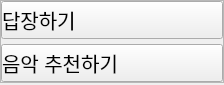
                     <widget class="QWidget" name="menuPage2">
                      <property name="geometry">
                       <rect>
                        <x>0</x>
                        <y>0</y>
                        <width>224</width>
                        <height>85</height>
                       </rect>
                      </property>
                      <property name="font">
                       <font>
                        <pointsize>9</pointsize>
                       </font>
                      </property>
                      <attribute name="label">
                       <string>음악 선물</string>
                      </attribute>
                      <layout class="QVBoxLayout" name="verticalLayout_107">
                       <property name="spacing">
                        <number>0</number>
                       </property>
                       <property name="leftMargin">
                        <number>0</number>
                       </property>
                       <property name="topMargin">
                        <number>0</number>
                       </property>
                       <property name="rightMargin">
                        <number>0</number>
                       </property>
                       <property name="bottomMargin">
                        <number>0</number>
                       </property>
                       <item alignment="Qt::AlignTop">
                        <widget class="QFrame" name="frame_119">
                         <property name="maximumSize">
                          <size>
                           <width>16777211</width>
                           <height>16777215</height>
                          </size>
                         </property>
                         <property name="font">
                          <font>
                           <pointsize>9</pointsize>
                          </font>
                         </property>
                         <property name="frameShape">
                          <enum>QFrame::StyledPanel</enum>
                         </property>
                         <property name="frameShadow">
                          <enum>QFrame::Raised</enum>
                         </property>
                         <layout class="QVBoxLayout" name="verticalLayout_8">
                          <property name="spacing">
                           <number>5</number>
                          </property>
                          <property name="leftMargin">
                           <number>0</number>
                          </property>
                          <property name="topMargin">
                           <number>0</number>
                          </property>
                          <property name="rightMargin">
                           <number>0</number>
                          </property>
                          <property name="bottomMargin">
                           <number>0</number>
                          </property>
                          <item>
                           <widget class="QPushButton" name="pushButton_29">
                            <property name="font">
                             <font>
                              <pointsize>15</pointsize>
                             </font>
                            </property>
                            <property name="styleSheet">
                             <string notr="true">text-align:left;</string>
                            </property>
                            <property name="text">
                             <string>답장하기</string>
                            </property>
                           </widget>
                          </item>
                          <item>
                           <widget class="QPushButton" name="pushButton_30">
                            <property name="font">
                             <font>
                              <pointsize>15</pointsize>
                             </font>
                            </property>
                            <property name="styleSheet">
                             <string notr="true">text-align:left;</string>
                            </property>
                            <property name="text">
                             <string>음악 추천하기</string>
                            </property>
                           </widget>
                          </item>
                         </layout>
                        </widget>
                       </item>
                      </layout>
                     </widget>
